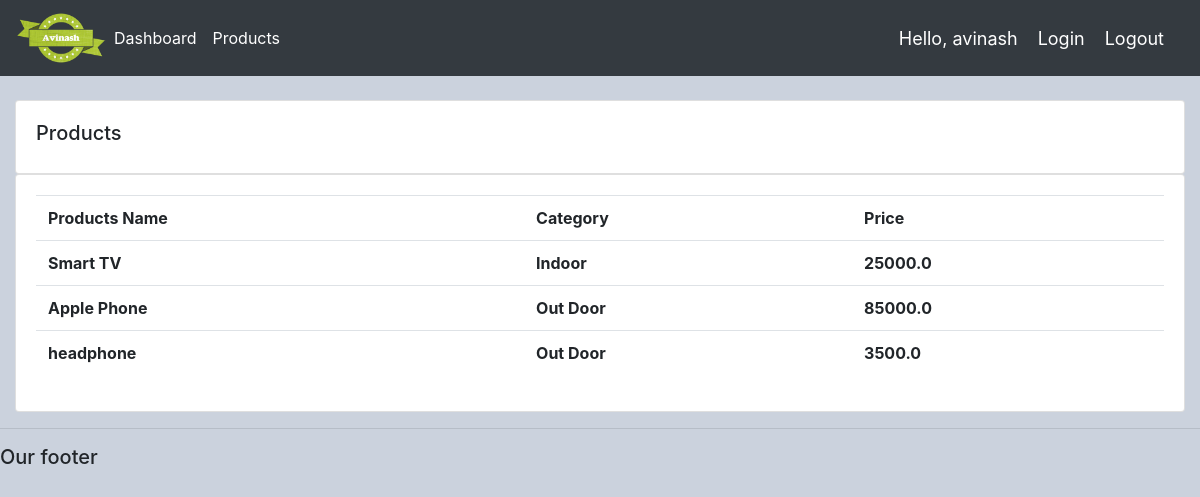
Screenshot of /products/ (signed in) with the database file from the repository.
### accounts/models.py (models this page shows, shortened)
class Product(models.Model):
    CATEGORY = (
        ("Indoor", "Indoor"),     #  this is used for dropdown menu for category
        ("Out Door", "Out Door"),  # name = ((),())
    )
    name = models.CharField(max_length=200,null=True)
    price = models.FloatField(null=True)
    category = models.CharField(max_length=200,null=True, choices=CATEGORY)
    description = models.CharField(max_length=200,null=True,blank=True)
    date_created = models.DateTimeField(auto_now_add=True)
    tag = models.ManyToManyField(Tag)

### accounts/decorators.py (the view)
        def wrapper_func(request, *args, **kwargs):
            group = None
            users = request.user.groups     # it will return queryset of all users
            if users.exists():
                group = request.user.groups.all()[0].name
            if group in allowed_roles:
                return view_func(request, *args, **kwargs)
            else:
                return HttpResponse('You are Not an authorized to see this page')

### accounts/views.py (called while the page is built)
@login_required(login_url='login')
@allowed_users(allowed_roles=['admin'])
def products(request):
    products = Product.objects.all()
    context = {'products': products}
    return render(request, 'accounts/products.html',context)

### accounts/templates/accounts/products.html
{% extends "accounts/main.html" %}
{% block content %}
    <br>
        <div class="row">
          <div class="col">
            <div class="col-md">
                <div class="card card-body">
                    <h5>Products</h5>
                </div>
                <div class="card card-body">
                    <table class="table">
                    <tr>
                        <th>Products Name</th>
                        <th>Category</th>
                        <th>Price</th>
                    </tr>
                    {% for product in products %}
                        <tr>
                            <th>{{product.name}}</th>
                            <th>{{product.category}}</th>
                            <th>{{product.price}}</th>
                        </tr>
                    {% endfor %}
                    </table>
                </div>
            </div>
          </div>
        </div>
{% endblock %}

### accounts/templates/accounts/Navbar.html (shortened to what this page needs)
{% load static%}
<!doctype html>
<html lang="en">
  <head>
    <link rel="stylesheet" href="https://cdn.jsdelivr.net/npm/bootstrap@4.5.3/dist/css/bootstrap.min.css">
    <link rel="stylesheet" type="text/css" href="{% static 'css/main.css' %}">
  </head>
  <body>
    <nav class="navbar navbar-expand-lg navbar-dark bg-dark">
        <img src="{% static 'images/logo.png'%}" style = "width: 90px;" alt="">
        <div class="collapse navbar-collapse" id="navbarText">
          <ul class="navbar-nav mr-auto">
            {% if request.user.is_staff %}
              <li class="nav-item active">
                <a class="nav-link" href="{% url 'home' %}">Dashboard</a>
              </li>
              <li class="nav-item active">
                <a class="nav-link" href="{% url 'products' %}">Products</a>
              </li>
            {% else %}
              <li class="nav-item active">
                <a class="nav-link" href="{% url 'account_settings' %}">Settings</a>
              </li>
            {% endif %}
          </ul>
          <span class="hello-msg">Hello, {{request.user}}</span>
          <span>
            <a class="hello-msg" href="{% url 'home' %}">Login</a>
          </span>
          <span>
            <a class="hello-msg" href="{% url 'logout' %}">Logout</a>
          </span>
        </div>
      </nav>
  </body>
</html>

### static/css/main.css (style rules this page uses)
body { background-color: #cbd2dd; }

### accounts/templates/accounts/Navbar.html (style rules this page uses)
.hello-msg { font-size: 18px; color: #fff; margin-right: 20px; }

### rows the page displays
Product: name "Smart TV", category "Indoor", price "25000.0"
Product: name "Apple Phone", category "Out Door", price "85000.0"
Product: name "headphone", category "Out Door", price "3500.0"

### other values shown
{{ request.user }} "avinash"
